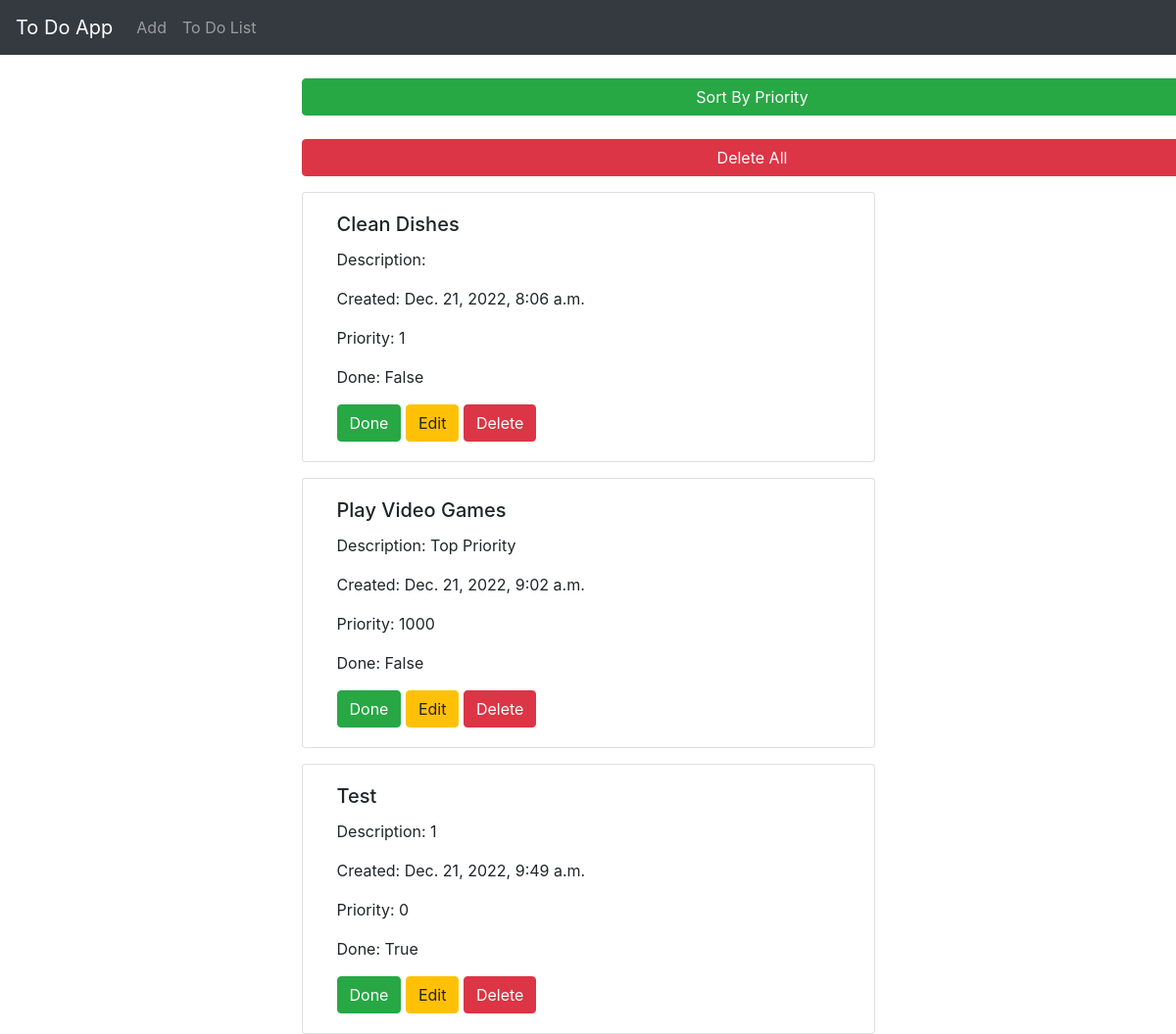
The app's page /list, older data.
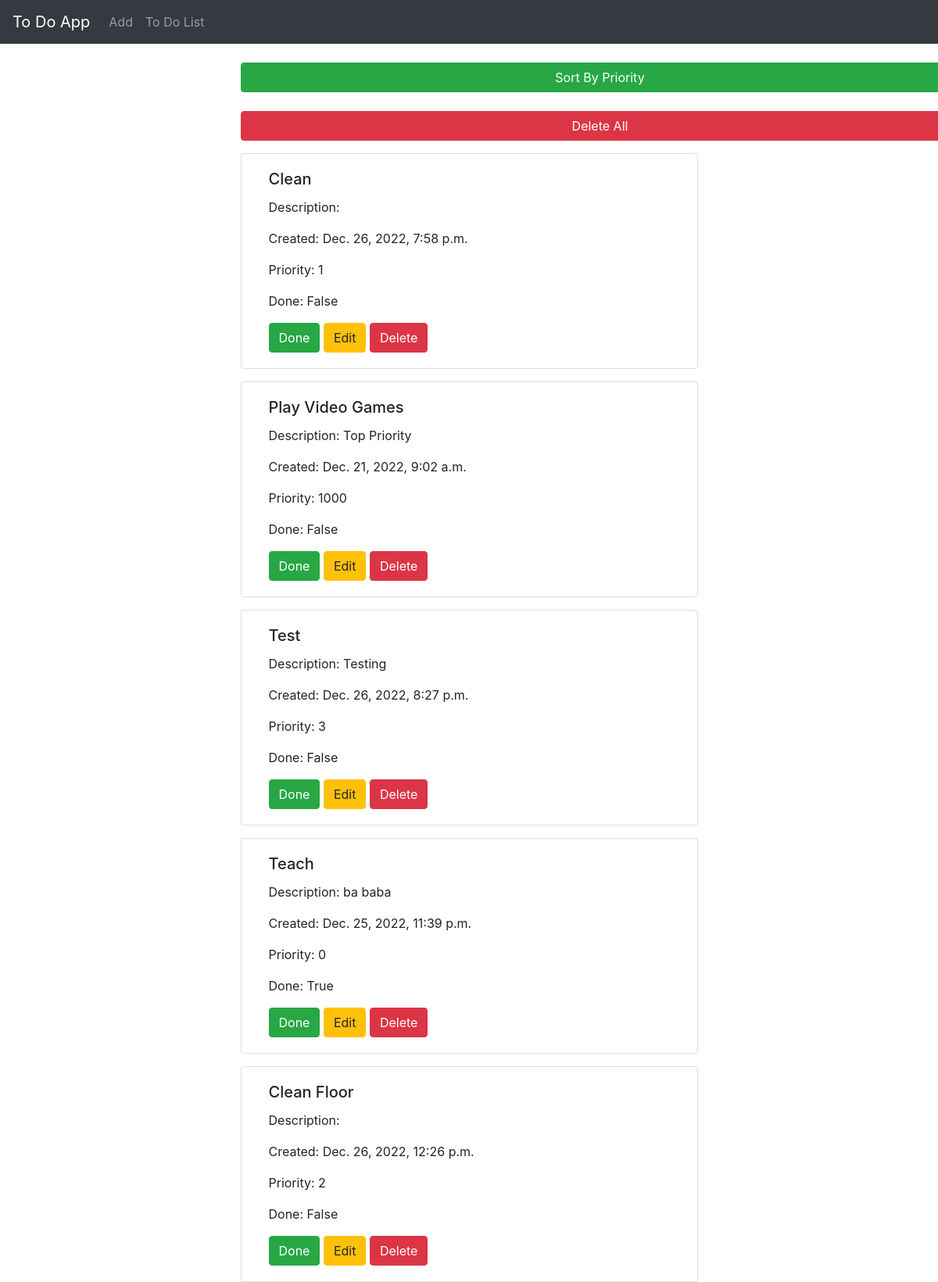
The same page, newer data.
### todoapp/models.py (models this page shows)
class Todo(models.Model):
    title = models.CharField(max_length=255)
    description = models.TextField()
    done = models.BooleanField(default=False)
    priority = models.IntegerField()
    created_at = models.DateTimeField(auto_now_add=True,null=True)

### todoapp/views.py (the view)
# urls.py: path('list',views.list,name='list'),
def list(request):
    return render(request,'list.html',context=todo.dictionary())

### todoapp/views.py (called while the page is built)
    def dictionary():
        mydictionary = {
            "alltodos" : Todo.objects.all()
        }
        return mydictionary

### templates/list.html (shortened to what this page needs)
{% extends 'index.html' %}
{% block content %}
<br/>
<div class="row">
  <div class="col-md-6" style="margin: 0 auto;">
    <a class="btn btn-success" href="{% url 'sortdata' %}" style="width: 920px">Sort By Priority</a>
    <br/>
    <br/>
    <a href="/deleteAll/" class="btn btn-danger" style="width: 920px">Delete All</a>
  </div>
</div>
{% for eachtodo in alltodos %}
<div class="row">
    <div class="col-md-6" style="margin:0 auto;">
        <div class="card container-fluid" style="margin-top: 1rem;">
            <div class="card-body">
              <h5 class="card-title">{{eachtodo.title}} </h5>
              <p class="card-text">Description: {{eachtodo.description}}</p>
              <p class="card-text">Created: {{eachtodo.created_at}}</p>
              <p class="card-text">Priority: {{eachtodo.priority}}</p>
              <p class="card-text">Done: {{eachtodo.done}}</p>
              <a href="/done/{{eachtodo.id}}" class="btn btn-success">Done</a>
              <a href="/edit/{{eachtodo.id}}" class="btn btn-warning">Edit</a>
              <a href="/delete/{{eachtodo.id}}" class="btn btn-danger">Delete</a>
            </div>
          </div>
    </div>
</div>
{% endfor %}
{% endblock %}

### templates/index.html (shortened to what this page needs)
<!doctype html>
<html lang="en">
<head>
  <link rel="stylesheet" href="https://stackpath.bootstrapcdn.com/bootstrap/4.4.1/css/bootstrap.min.css"
>
</head>
<body>
  <nav class="navbar navbar-expand-lg navbar-dark bg-dark">
    <a class="navbar-brand" href="/">To Do App</a>
    <div class="collapse navbar-collapse" id="navbarSupportedContent">
      <ul class="navbar-nav mr-auto">
        <li class="nav-item">
          <a class="nav-link" href="/">Add</a>
        </li>
        <li class="nav-item">
          <a class="nav-link" href="{% url 'list' %}">To Do List</a>
        </li>
    </div>
  </nav>
  {% block content %}{% endblock %}
</body>
</html>

Row changes from the older to the newer data that the page shows:
changed Todo: title "Clean Dishes" → "Clean"; created_at "Dec. 21, 2022, 8:06 a.m." → "Dec. 26, 2022, 7:58 p.m."
changed Todo "Test": description "1" → "Testing"; created_at "Dec. 21, 2022, 9:49 a.m." → "Dec. 26, 2022, 8:27 p.m."; priority "0" → "3"; done "True" → "False"
added Todo: title "Teach", description "ba baba", created_at "Dec. 25, 2022, 11:39 p.m.", priority "0", done "True"
added Todo: title "Clean Floor", created_at "Dec. 26, 2022, 12:26 p.m.", priority "2", done "False"
